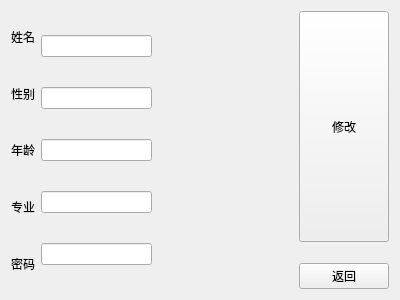
<?xml version="1.0" encoding="UTF-8"?>
<ui version="4.0">
 <class>student_info</class>
 <widget class="QWidget" name="student_info">
  <property name="geometry">
   <rect>
    <x>0</x>
    <y>0</y>
    <width>400</width>
    <height>300</height>
   </rect>
  </property>
  <property name="windowTitle">
   <string>Form</string>
  </property>
  <property name="styleSheet">
   <string notr="true"/>
  </property>
  <layout class="QVBoxLayout" name="verticalLayout_4">
   <item>
    <layout class="QHBoxLayout" name="horizontalLayout_2">
     <item>
      <layout class="QHBoxLayout" name="horizontalLayout">
       <item>
        <layout class="QVBoxLayout" name="verticalLayout">
         <item>
          <widget class="QLabel" name="label">
           <property name="styleSheet">
            <string notr="true">font: 12pt &quot;Arial&quot;;</string>
           </property>
           <property name="text">
            <string>姓名</string>
           </property>
          </widget>
         </item>
         <item>
          <widget class="QLabel" name="label_2">
           <property name="styleSheet">
            <string notr="true">font: 12pt &quot;Arial&quot;;</string>
           </property>
           <property name="text">
            <string>性别</string>
           </property>
          </widget>
         </item>
         <item>
          <widget class="QLabel" name="label_3">
           <property name="styleSheet">
            <string notr="true">font: 12pt &quot;Arial&quot;;</string>
           </property>
           <property name="text">
            <string>年龄</string>
           </property>
          </widget>
         </item>
         <item>
          <widget class="QLabel" name="label_4">
           <property name="styleSheet">
            <string notr="true">font: 12pt &quot;Arial&quot;;</string>
           </property>
           <property name="text">
            <string>专业</string>
           </property>
          </widget>
         </item>
         <item>
          <widget class="QLabel" name="label_5">
           <property name="styleSheet">
            <string notr="true">font: 12pt &quot;Arial&quot;;</string>
           </property>
           <property name="text">
            <string>密码</string>
           </property>
          </widget>
         </item>
        </layout>
       </item>
       <item>
        <layout class="QVBoxLayout" name="verticalLayout_2">
         <item>
          <widget class="QLineEdit" name="nameEdit">
           <property name="styleSheet">
            <string notr="true">font: 12pt &quot;Arial&quot;;</string>
           </property>
          </widget>
         </item>
         <item>
          <widget class="QLineEdit" name="sexEdit">
           <property name="styleSheet">
            <string notr="true">font: 12pt &quot;Arial&quot;;</string>
           </property>
          </widget>
         </item>
         <item>
          <widget class="QLineEdit" name="ageEdit">
           <property name="styleSheet">
            <string notr="true">font: 12pt &quot;Arial&quot;;</string>
           </property>
          </widget>
         </item>
         <item>
          <widget class="QLineEdit" name="majorEdit">
           <property name="styleSheet">
            <string notr="true">font: 12pt &quot;Arial&quot;;</string>
           </property>
          </widget>
         </item>
         <item>
          <widget class="QLineEdit" name="pwEdit">
           <property name="minimumSize">
            <size>
             <width>0</width>
             <height>0</height>
            </size>
           </property>
           <property name="styleSheet">
            <string notr="true">font: 12pt &quot;Arial&quot;;</string>
           </property>
          </widget>
         </item>
        </layout>
       </item>
      </layout>
     </item>
     <item>
      <spacer name="horizontalSpacer">
       <property name="orientation">
        <enum>Qt::Horizontal</enum>
       </property>
       <property name="sizeHint" stdset="0">
        <size>
         <width>40</width>
         <height>20</height>
        </size>
       </property>
      </spacer>
     </item>
     <item>
      <layout class="QVBoxLayout" name="verticalLayout_3">
       <item>
        <widget class="QPushButton" name="pushButton">
         <property name="sizePolicy">
          <sizepolicy hsizetype="Minimum" vsizetype="Preferred">
           <horstretch>0</horstretch>
           <verstretch>0</verstretch>
          </sizepolicy>
         </property>
         <property name="minimumSize">
          <size>
           <width>90</width>
           <height>100</height>
          </size>
         </property>
         <property name="maximumSize">
          <size>
           <width>90</width>
           <height>250</height>
          </size>
         </property>
         <property name="styleSheet">
          <string notr="true">font: 12pt &quot;Arial&quot;;</string>
         </property>
         <property name="text">
          <string>修改</string>
         </property>
        </widget>
       </item>
       <item>
        <spacer name="verticalSpacer">
         <property name="orientation">
          <enum>Qt::Vertical</enum>
         </property>
         <property name="sizeType">
          <enum>QSizePolicy::Fixed</enum>
         </property>
         <property name="sizeHint" stdset="0">
          <size>
           <width>20</width>
           <height>15</height>
          </size>
         </property>
        </spacer>
       </item>
       <item>
        <widget class="QPushButton" name="backButton">
         <property name="styleSheet">
          <string notr="true">font: 12pt &quot;Arial&quot;;</string>
         </property>
         <property name="text">
          <string>返回</string>
         </property>
        </widget>
       </item>
      </layout>
     </item>
    </layout>
   </item>
  </layout>
 </widget>
 <resources/>
 <connections/>
</ui>
